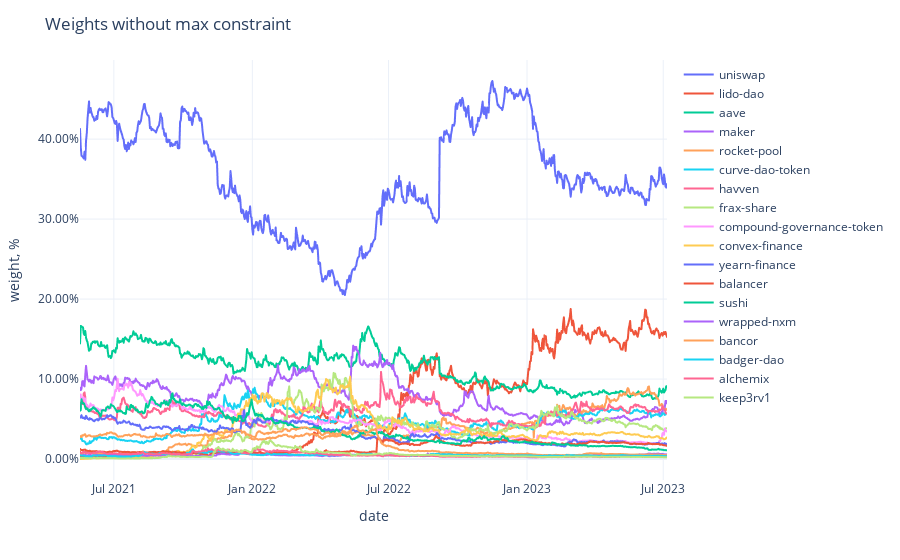

Notebook source saved alongside this figure:
### Code cell
fig = px.line(weights,
              labels={'value': 'weight, %', 'variable': ''})
fig.update_traces(
    hovertemplate="%{y}"
)
fig.update_yaxes(
    tickformat=".2%",
)
fig.update_xaxes(
    showspikes=True,
    spikethickness=2,
    spikedash="dot",
    spikecolor="#999999",
    spikemode="across",
)
fig.update_layout(
    ## showlegend=False,
    hovermode="x",
    hoverdistance=100,  ## Distance to show hover label of data point
    spikedistance=1000,  ## Distance to show spike
    template='plotly_white',
    title='Weights without max constraint'
)

### Figure 1 — Plotly figure (JSON) as saved in the notebook; plotly's stock layout.template omitted (floating-point values rounded to 4 significant figures; data arrays with more than 128 entries replaced by an {"elided": "..."} marker saying what was removed)
{"data": [{"hovertemplate": "%{y}", "legendgroup": "uniswap", "line": {"color": "#636efa", "dash": "solid"}, "marker": {"symbol": "circle"}, "mode": "lines", "name": "uniswap", "showlegend": true, "type": "scattergl", "x": {"elided": "781 str values"}, "xaxis": "x", "y": {"elided": "781 float values"}, "yaxis": "y"}, {"hovertemplate": "%{y}", "legendgroup": "lido-dao", "line": {"color": "#EF553B", "dash": "solid"}, "marker": {"symbol": "circle"}, "mode": "lines", "name": "lido-dao", "showlegend": true, "type": "scattergl", "x": {"elided": "781 str values"}, "xaxis": "x", "y": {"elided": "781 float values"}, "yaxis": "y"}, {"hovertemplate": "%{y}", "legendgroup": "aave", "line": {"color": "#00cc96", "dash": "solid"}, "marker": {"symbol": "circle"}, "mode": "lines", "name": "aave", "showlegend": true, "type": "scattergl", "x": {"elided": "781 str values"}, "xaxis": "x", "y": {"elided": "781 float values"}, "yaxis": "y"}, {"hovertemplate": "%{y}", "legendgroup": "maker", "line": {"color": "#ab63fa", "dash": "solid"}, "marker": {"symbol": "circle"}, "mode": "lines", "name": "maker", "showlegend": true, "type": "scattergl", "x": {"elided": "781 str values"}, "xaxis": "x", "y": {"elided": "781 float values"}, "yaxis": "y"}, {"hovertemplate": "%{y}", "legendgroup": "rocket-pool", "line": {"color": "#FFA15A", "dash": "solid"}, "marker": {"symbol": "circle"}, "mode": "lines", "name": "rocket-pool", "showlegend": true, "type": "scattergl", "x": {"elided": "781 str values"}, "xaxis": "x", "y": {"elided": "781 float values"}, "yaxis": "y"}, {"hovertemplate": "%{y}", "legendgroup": "curve-dao-token", "line": {"color": "#19d3f3", "dash": "solid"}, "marker": {"symbol": "circle"}, "mode": "lines", "name": "curve-dao-token", "showlegend": true, "type": "scattergl", "x": {"elided": "781 str values"}, "xaxis": "x", "y": {"elided": "781 float values"}, "yaxis": "y"}, {"hovertemplate": "%{y}", "legendgroup": "havven", "line": {"color": "#FF6692", "dash": "solid"}, "marker": {"symbol": "circle"}, "mode": "lines", "name": "havven", "showlegend": true, "type": "scattergl", "x": {"elided": "781 str values"}, "xaxis": "x", "y": {"elided": "781 float values"}, "yaxis": "y"}, {"hovertemplate": "%{y}", "legendgroup": "frax-share", "line": {"color": "#B6E880", "dash": "solid"}, "marker": {"symbol": "circle"}, "mode": "lines", "name": "frax-share", "showlegend": true, "type": "scattergl", "x": {"elided": "781 str values"}, "xaxis": "x", "y": {"elided": "781 float values"}, "yaxis": "y"}, {"hovertemplate": "%{y}", "legendgroup": "compound-governance-token", "line": {"color": "#FF97FF", "dash": "solid"}, "marker": {"symbol": "circle"}, "mode": "lines", "name": "compound-governance-token", "showlegend": true, "type": "scattergl", "x": {"elided": "781 str values"}, "xaxis": "x", "y": {"elided": "781 float values"}, "yaxis": "y"}, {"hovertemplate": "%{y}", "legendgroup": "convex-finance", "line": {"color": "#FECB52", "dash": "solid"}, "marker": {"symbol": "circle"}, "mode": "lines", "name": "convex-finance", "showlegend": true, "type": "scattergl", "x": {"elided": "781 str values"}, "xaxis": "x", "y": {"elided": "781 float values"}, "yaxis": "y"}, {"hovertemplate": "%{y}", "legendgroup": "yearn-finance", "line": {"color": "#636efa", "dash": "solid"}, "marker": {"symbol": "circle"}, "mode": "lines", "name": "yearn-finance", "showlegend": true, "type": "scattergl", "x": {"elided": "781 str values"}, "xaxis": "x", "y": {"elided": "781 float values"}, "yaxis": "y"}, {"hovertemplate": "%{y}", "legendgroup": "balancer", "line": {"color": "#EF553B", "dash": "solid"}, "marker": {"symbol": "circle"}, "mode": "lines", "name": "balancer", "showlegend": true, "type": "scattergl", "x": {"elided": "781 str values"}, "xaxis": "x", "y": {"elided": "781 float values"}, "yaxis": "y"}, {"hovertemplate": "%{y}", "legendgroup": "sushi", "line": {"color": "#00cc96", "dash": "solid"}, "marker": {"symbol": "circle"}, "mode": "lines", "name": "sushi", "showlegend": true, "type": "scattergl", "x": {"elided": "781 str values"}, "xaxis": "x", "y": {"elided": "781 float values"}, "yaxis": "y"}, {"hovertemplate": "%{y}", "legendgroup": "wrapped-nxm", "line": {"color": "#ab63fa", "dash": "solid"}, "marker": {"symbol": "circle"}, "mode": "lines", "name": "wrapped-nxm", "showlegend": true, "type": "scattergl", "x": {"elided": "781 str values"}, "xaxis": "x", "y": {"elided": "781 float values"}, "yaxis": "y"}, {"hovertemplate": "%{y}", "legendgroup": "bancor", "line": {"color": "#FFA15A", "dash": "solid"}, "marker": {"symbol": "circle"}, "mode": "lines", "name": "bancor", "showlegend": true, "type": "scattergl", "x": {"elided": "781 str values"}, "xaxis": "x", "y": {"elided": "781 float values"}, "yaxis": "y"}, {"hovertemplate": "%{y}", "legendgroup": "badger-dao", "line": {"color": "#19d3f3", "dash": "solid"}, "marker": {"symbol": "circle"}, "mode": "lines", "name": "badger-dao", "showlegend": true, "type": "scattergl", "x": {"elided": "781 str values"}, "xaxis": "x", "y": {"elided": "781 float values"}, "yaxis": "y"}, {"hovertemplate": "%{y}", "legendgroup": "alchemix", "line": {"color": "#FF6692", "dash": "solid"}, "marker": {"symbol": "circle"}, "mode": "lines", "name": "alchemix", "showlegend": true, "type": "scattergl", "x": {"elided": "781 str values"}, "xaxis": "x", "y": {"elided": "781 float values"}, "yaxis": "y"}, {"hovertemplate": "%{y}", "legendgroup": "keep3rv1", "line": {"color": "#B6E880", "dash": "solid"}, "marker": {"symbol": "circle"}, "mode": "lines", "name": "keep3rv1", "showlegend": true, "type": "scattergl", "x": {"elided": "781 str values"}, "xaxis": "x", "y": {"elided": "781 float values"}, "yaxis": "y"}], "layout": {"hoverdistance": 100, "hovermode": "x", "legend": {"title": {"text": ""}, "tracegroupgap": 0}, "margin": {"t": 60}, "spikedistance": 1000, "title": {"text": "Weights without max constraint"}, "xaxis": {"anchor": "y", "domain": [0, 1], "showspikes": true, "spikecolor": "#999999", "spikedash": "dot", "spikemode": "across", "spikethickness": 2, "title": {"text": "date"}}, "yaxis": {"anchor": "x", "domain": [0, 1], "tickformat": ".2%", "title": {"text": "weight, %"}}}}
